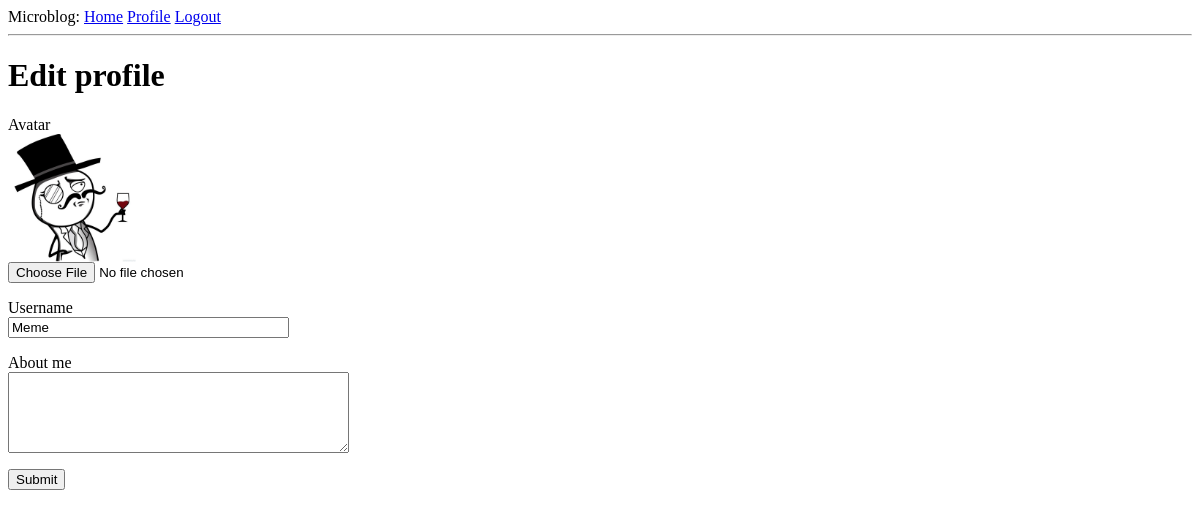
/edit_profile (signed in), run on an earlier commit of the app's database.
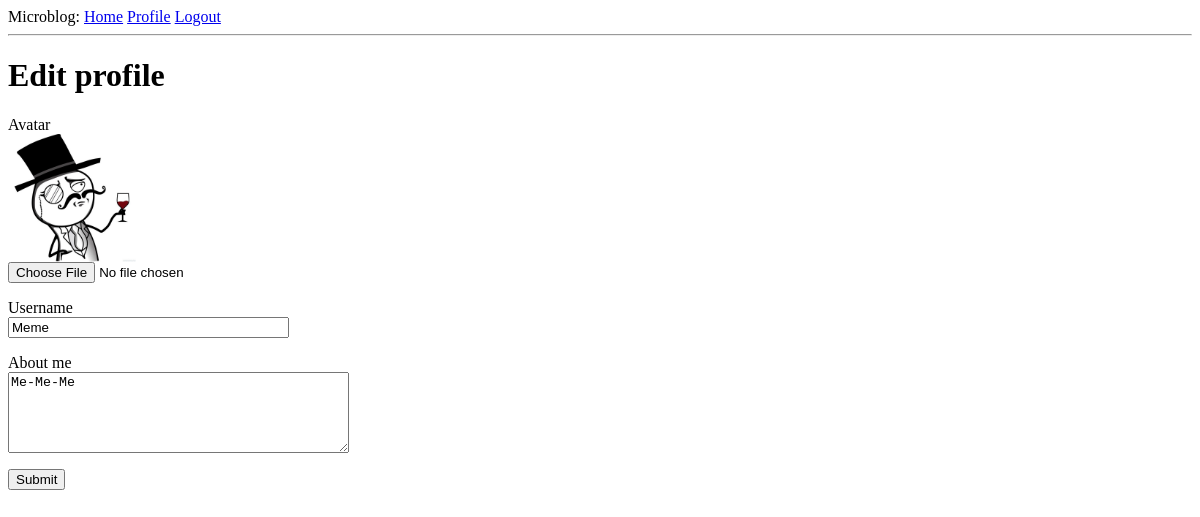
And on a later commit of the database.
### app/models.py (models this page shows, shortened)
class User(UserMixin, db.Model):
    id = db.Column(db.Integer, primary_key=True) # primary_key - первичный ключ
    username = db.Column(db.String(64), index=True, unique=True) # поле должно и индексироваться и быть уникальным
    email = db.Column(db.String(120), index=True, unique=True) # поле должно и индексироваться и быть уникальным
    password_hash = db.Column(db.String(128))
    posts = db.relationship('Post', backref='author', lazy='dynamic') # это не фактическое поле БД, а высокоуровневое представление о
    about_me = db.Column(db.String(140))
    last_seen = db.Column(db.DateTime, default=datetime.utcnow)
    def avatar(self):
        if os.path.exists(os.path.abspath(os.path.dirname(__file__) + '{}{}.jpg'.format(avatars_url, self.id))):
            return '{}{}.jpg'.format(avatars_url, self.id)
        else:
            return '{}default_avatar.jpg'.format(avatars_url)

### app/routes.py (the view)
@app.route('/edit_profile', methods=['GET', 'POST'])
@login_required
def edit_profile():
    form = EditProfileForm()
    if form.validate_on_submit(): # validate_on_submit() вернет True, если были пройдены все проверки полей и отправляется запрос POST
        avatar_path = os.path.abspath(os.path.dirname(__file__) + '{}{}.jpg'.format(avatars_url, current_user.id))
        if form.avatar.data is not None:       # Проверяем, загружено ли изображение для новой аватарки
            if os.path.exists(avatar_path):    # Проверяем, существует ли старая аватарка у данного пользователя
                os.remove(avatar_path)         # Если существует, то удаляем ее
            form.avatar.data.save(avatar_path) # Сохраняем новую аватарку
        current_user.username = form.username.data
        current_user.about_me = form.about_me.data
        db.session.commit()
        flash('Your changes have been saved')
    elif request.method == 'GET':
        form.username.data = current_user.username
        form.about_me.data = current_user.about_me
    return render_template('edit_profile.html', title='Edit Profile', form=form)

### app/forms.py
class EditProfileForm(FlaskForm):
    avatar = FileField('Avatar', validators=[FileAllowed(['jpg'])]) # валидатор FileAllowed() пропускает только
    username = StringField('Username', validators=[DataRequired()])
    about_me = TextAreaField('About me', validators=[Length(min=0, max=140)]) # валидатор Length() проверяет, чтобы введенный
    submit = SubmitField('Submit')

### app/models.py (called while the page is built)
@login.user_loader
def load_user(id):
    return User.query.get(int(id)) # id, который передается из Flask-Login является строкой, поэтому преобразование в int

### app/routes.py (called while the page is built)
@app.before_request # Декоратор регистрирует функцию, которая должна быть выполнена всякий раз, как пользователь отправляет
def before_request():
    if current_user.is_authenticated:
        current_user.last_seen = datetime.utcnow()
        db.session.commit()

### app/templates/edit_profile.html (shortened to what this page needs)
{% extends "base.html" %}
{% block content %}
    <h1>Edit profile</h1>
    <form action="" method="post" enctype="multipart/form-data">
        <p>
            {{ form.avatar.label }}<br>
            <img src="{{ current_user.avatar() }}" width="128" height="128"><br>
            {{ form.avatar() }}<br>
        </p>
        <p>
            {{ form.username.label }}<br>
            {{ form.username(size=32) }}<br>
        </p>
        <p>
            {{ form.about_me.label }}<br>
            {{ form.about_me(cols=40, rows=5) }}<br>
        </p>
        <p>
            {{ form.submit() }}
        </p>
    </form>
{% endblock %}

What changed in the data, as far as the page shows it:
changed User "Meme": about_me (not shown) → "Me-Me-Me"
